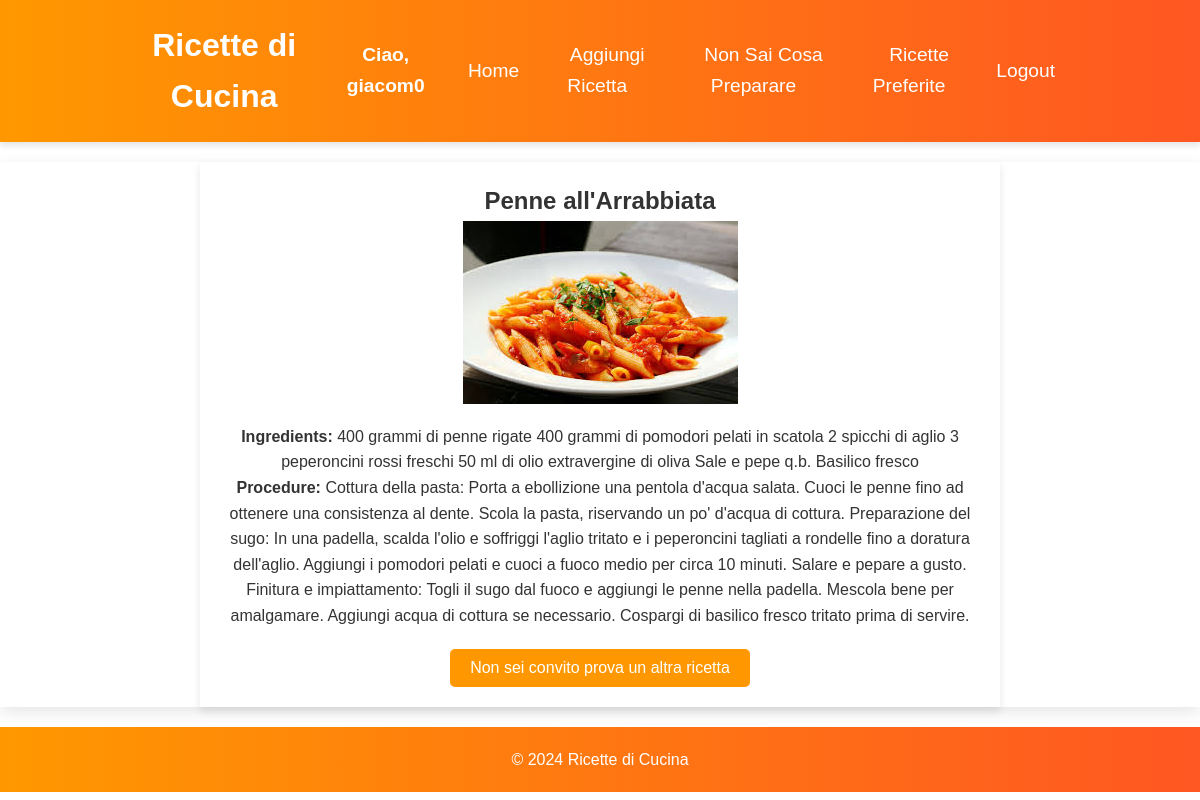
Screenshot of /random_recipe (signed in) with the database file from the repository.
### tables this page shows
CREATE TABLE recipe (
    id INTEGER PRIMARY KEY AUTOINCREMENT,
    name TEXT NOT NULL,
    ingredients TEXT NOT NULL,
    procedure TEXT NOT NULL,
    user_id INTEGER, image_path TEXT,
    FOREIGN KEY (user_id) REFERENCES user (id)
);

### app.py (the view)
    def wrapped_view(**kwargs):
        if not session.get('user_id'):
            return redirect(url_for('login'))
        return view(**kwargs)

### app.py (called while the page is built)
def get_db():
    db_path = app.config['DATABASE']
    if '_database' not in g:
        g._database = sqlite3.connect(db_path)
        g._database.row_factory = sqlite3.Row
    return g._database

@app.teardown_appcontext
def close_connection(exception):
    db = g.pop('_database', None)
    if db is not None:
        db.close()

def login_required(view):
    def wrapped_view(**kwargs):
        if not session.get('user_id'):
            return redirect(url_for('login'))
        return view(**kwargs)
    wrapped_view.__name__ = view.__name__
    return wrapped_view

@app.route('/random_recipe')
@login_required
def random_recipe():
    db = get_db()
    recipe_ids = db.execute('SELECT id FROM recipe').fetchall()
    if recipe_ids:
        random_id = random.choice(recipe_ids)['id']
        recipe = db.execute('SELECT * FROM recipe WHERE id = ?', (random_id,)).fetchone()
        return render_template('random_recipe_view.html', recipe=recipe)
    else:
        flash('No recipes available.', 'info')
        return redirect(url_for('index'))

### templates/random_recipe_view.html
{% extends "layout.html" %}
{% block content %}
<div class="recipe-random-wrapper">
    <h2>{{ recipe.name }}</h2>
    <img src="../{{ recipe.image_path }}" alt="Immagine del piatto" class="recipe-random-image">
    <div class="recipe-random-details">
        <p><strong>Ingredients:</strong> {{ recipe.ingredients }}</p>
        <p><strong>Procedure:</strong> {{ recipe.procedure }}</p>
    </div>
    <button onclick="location.href='{{ url_for('random_recipe') }}'" class="btn-random-recipe">Non sei convito prova un altra ricetta</button>
</div>
{% endblock %}

### static/style.css (style rules this page uses)
* { box-sizing: border-box; margin: 0; padding: 0; }
body, h1, h2, h3, p, form, ul, li { font-family: 'Helvetica Neue', Helvetica, Arial, sans-serif; }
body { line-height: 1.6; font-size: 16px; background-color: #fff; color: #333; }
h2 { color: #333; }
body, h1, h2, h3, p, form, ul, li { font-family: Arial, sans-serif; }
select, input, button, form { padding: 8px; border: none; outline: none; background: none; color: inherit; cursor: pointer; border-radius: 4px; }
button { background: orange; color: white; }
.recipe-random-wrapper { text-align: center; max-width: 800px; margin: 20px auto; padding: 20px; box-shadow: 0 4px 8px rgba(0,0,0,0.1); background: #fff; }
.recipe-random-image { max-width: 50%; height: auto; margin: 0 auto; display: block; }
.recipe-random-details { margin-top: 20px; }
.btn-random-recipe { background-color: #ff9800; border: none; padding: 10px 20px; cursor: pointer; font-size: 1em; border-radius: 5px; margin-top: 20px; display: inline-block; text-decoration: none; }

### rows the page displays
recipe: name "Penne all'Arrabbiata", ingredients "400 grammi di penne rigate 400 grammi di pomodori pelati in scatola 2 spicchi di aglio 3 peperoncini rossi freschi 50 ml di olio extravergine di oliva Sale e pepe q.b. Basilico fresco", procedure "Cottura della pasta: Porta a ebollizione una pentola d'acqua salata. Cuoci le penne fino ad ottenere una consistenza al dente. Scola la pasta, riservando un po' d'acqua di cottura. Preparazione del sugo: In una padella, scalda l'olio e soffriggi l'aglio tritato e i peperoncini tagliati a rondelle fino a doratura dell'aglio. Aggiungi i pomodori pelati e cuoci a fuoco medio per circa 10 minuti. Salare e pepare a gusto. Finitura e impiattamento: Togli il sugo dal fuoco e aggiungi le penne nella padella. Mescola bene per amalgamare. Aggiungi acqua di cottura se necessario. Cospargi di basilico fresco tritato prima di servire."

### other values shown
{{ session['username'] }} "giacom0"
